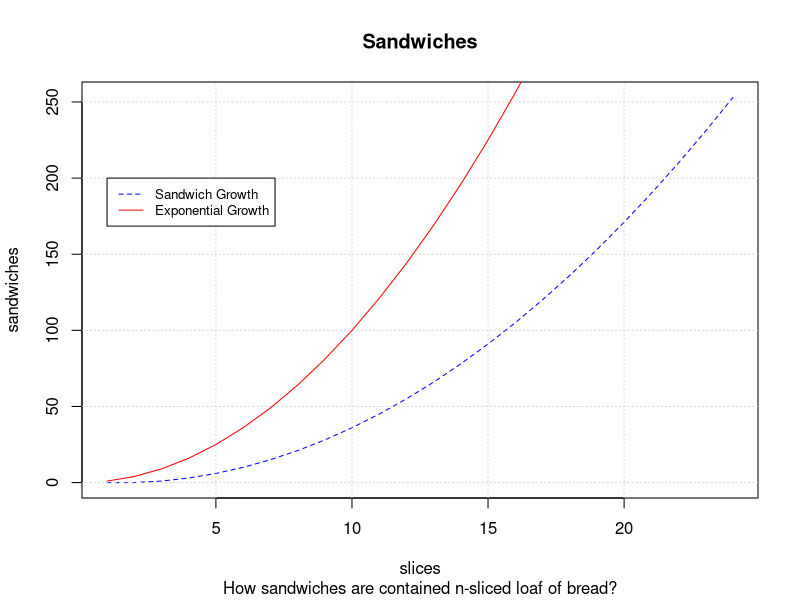

Source code (R):
library(data.table)
library(ggplot2)

# How many sandwiches are in a loaf of bread?
n <- 1:24
q <- (1/2) * (n - 1) * (n - 2) # Sandwiches
e <- n^2 # Exponential

# Plot 'q' with a grid and define.
grid(plot(n, q, 
     type = "l", 
     col = "blue", 
     main = "Sandwiches", 
     sub = "How sandwiches are contained n-sliced loaf of bread?",
     xlab = "slices", 
     ylab = "sandwiches",
     lty = 2)
)

# Add a line to represent exponential growth with 'e'.
lines(e,
      col = "red",
      lty = 1)

# Add a legend to the graphic.
legend(1, 200,
      legend = c("Sandwich Growth",
                 "Exponential Growth"),
      col = c("blue", "red"),
      lty = 2:1,
      cex = 0.8)
